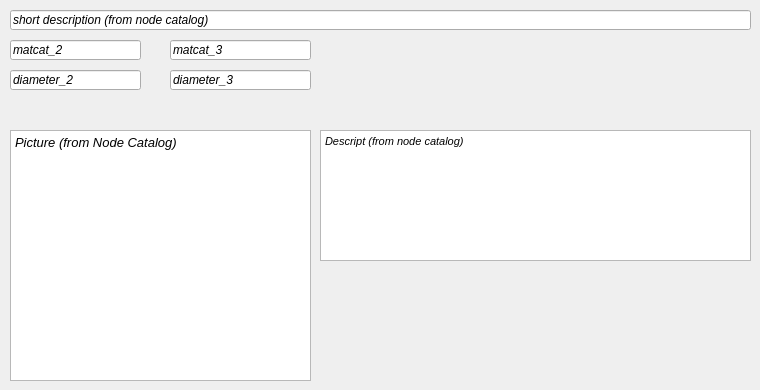
     <widget class="QWidget" name="tab_13">
      <attribute name="title">
       <string>Junction</string>
      </attribute>
      <widget class="QLineEdit" name="lineEdit_27">
       <property name="geometry">
        <rect>
         <x>10</x>
         <y>40</y>
         <width>131</width>
         <height>20</height>
        </rect>
       </property>
       <property name="font">
        <font>
         <italic>true</italic>
        </font>
       </property>
       <property name="text">
        <string>matcat_2</string>
       </property>
      </widget>
      <widget class="QLineEdit" name="lineEdit_25">
       <property name="geometry">
        <rect>
         <x>10</x>
         <y>70</y>
         <width>131</width>
         <height>20</height>
        </rect>
       </property>
       <property name="font">
        <font>
         <italic>true</italic>
        </font>
       </property>
       <property name="text">
        <string>diameter_2</string>
       </property>
      </widget>
      <widget class="QLineEdit" name="lineEdit_26">
       <property name="geometry">
        <rect>
         <x>170</x>
         <y>40</y>
         <width>141</width>
         <height>20</height>
        </rect>
       </property>
       <property name="font">
        <font>
         <italic>true</italic>
        </font>
       </property>
       <property name="text">
        <string>matcat_3</string>
       </property>
      </widget>
      <widget class="QLineEdit" name="lineEdit_30">
       <property name="geometry">
        <rect>
         <x>170</x>
         <y>70</y>
         <width>141</width>
         <height>20</height>
        </rect>
       </property>
       <property name="font">
        <font>
         <italic>true</italic>
        </font>
       </property>
       <property name="text">
        <string>diameter_3</string>
       </property>
      </widget>
      <widget class="QTextEdit" name="textEdit_12">
       <property name="geometry">
        <rect>
         <x>10</x>
         <y>130</y>
         <width>301</width>
         <height>251</height>
        </rect>
       </property>
       <property name="html">
        <string>&lt;!DOCTYPE HTML PUBLIC &quot;-//W3C//DTD HTML 4.0//EN&quot; &quot;http://www.w3.org/TR/REC-html40/strict.dtd&quot;&gt;
&lt;html&gt;&lt;head&gt;&lt;meta name=&quot;qrichtext&quot; content=&quot;1&quot; /&gt;&lt;style type=&quot;text/css&quot;&gt;
p, li { white-space: pre-wrap; }
&lt;/style&gt;&lt;/head&gt;&lt;body style=&quot; font-family:'MS Shell Dlg 2'; font-size:8.25pt; font-weight:400; font-style:normal;&quot;&gt;
&lt;p style=&quot; margin-top:0px; margin-bottom:0px; margin-left:0px; margin-right:0px; -qt-block-indent:0; text-indent:0px;&quot;&gt;&lt;span style=&quot; font-size:10pt; font-style:italic;&quot;&gt;Picture (from Node Catalog)&lt;/span&gt;&lt;/p&gt;&lt;/body&gt;&lt;/html&gt;</string>
       </property>
      </widget>
      <widget class="QTextEdit" name="textEdit_13">
       <property name="geometry">
        <rect>
         <x>320</x>
         <y>130</y>
         <width>431</width>
         <height>131</height>
        </rect>
       </property>
       <property name="html">
        <string>&lt;!DOCTYPE HTML PUBLIC &quot;-//W3C//DTD HTML 4.0//EN&quot; &quot;http://www.w3.org/TR/REC-html40/strict.dtd&quot;&gt;
&lt;html&gt;&lt;head&gt;&lt;meta name=&quot;qrichtext&quot; content=&quot;1&quot; /&gt;&lt;style type=&quot;text/css&quot;&gt;
p, li { white-space: pre-wrap; }
&lt;/style&gt;&lt;/head&gt;&lt;body style=&quot; font-family:'MS Shell Dlg 2'; font-size:8.25pt; font-weight:400; font-style:normal;&quot;&gt;
&lt;p style=&quot; margin-top:0px; margin-bottom:0px; margin-left:0px; margin-right:0px; -qt-block-indent:0; text-indent:0px;&quot;&gt;&lt;span style=&quot; font-size:8pt; font-style:italic;&quot;&gt;Descript (from node catalog)&lt;/span&gt;&lt;/p&gt;&lt;/body&gt;&lt;/html&gt;</string>
       </property>
      </widget>
      <widget class="QLineEdit" name="lineEdit_28">
       <property name="geometry">
        <rect>
         <x>10</x>
         <y>10</y>
         <width>741</width>
         <height>20</height>
        </rect>
       </property>
       <property name="font">
        <font>
         <italic>true</italic>
        </font>
       </property>
       <property name="text">
        <string>short description (from node catalog)</string>
       </property>
      </widget>
     </widget>
